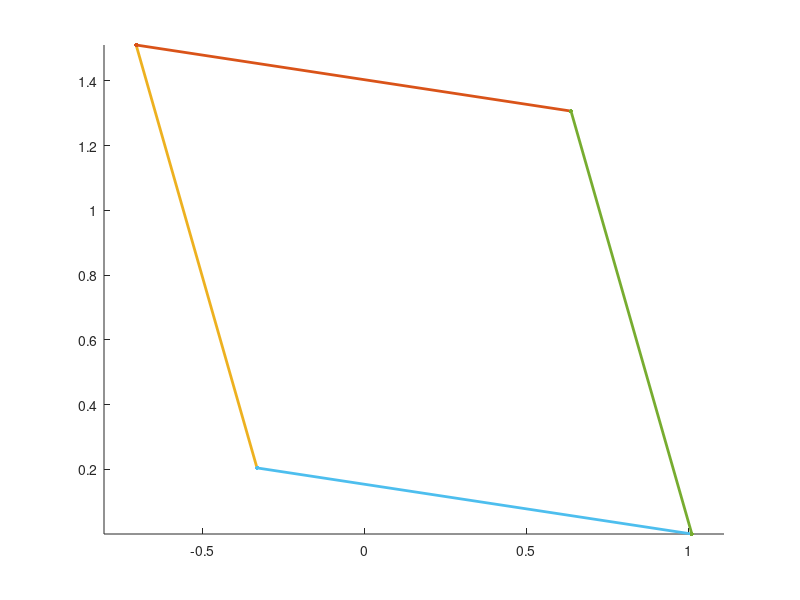

This figure's MATLAB source:
function res = test10()
res = 0
figure; hold on; axis equal;
plot([-0.33201 -0.33201],[0.204704 0.204704], 'LineWidth', 2, 'Marker', '.', 'MarkerSize', 10)
plot([-0.70524 -0.70524],[1.51056 1.51056], 'LineWidth', 2, 'Marker', '.', 'MarkerSize', 10)
plot([-0.33201 -0.70524],[0.204704 1.51056], 'LineWidth', 2, 'Marker', '.', 'MarkerSize', 10)
plot([-0.332 -0.332],[0.204707 0.204707], 'LineWidth', 2, 'Marker', '.', 'MarkerSize', 10)
plot([1.01073 1.01073],[0.000656179 0.000656179], 'LineWidth', 2, 'Marker', '.', 'MarkerSize', 10)
plot([-0.332 1.01073],[0.204707 0.000656179], 'LineWidth', 2, 'Marker', '.', 'MarkerSize', 10)
plot([-0.705241 -0.705241],[1.51057 1.51057], 'LineWidth', 2, 'Marker', '.', 'MarkerSize', 10)
plot([0.637486 0.637486],[1.30651 1.30651], 'LineWidth', 2, 'Marker', '.', 'MarkerSize', 10)
plot([-0.705241 0.637486],[1.51057 1.30651], 'LineWidth', 2, 'Marker', '.', 'MarkerSize', 10)
plot([1.01073 1.01073],[0.000665872 0.000665872], 'LineWidth', 2, 'Marker', '.', 'MarkerSize', 10)
plot([0.637482 0.637482],[1.30652 1.30652], 'LineWidth', 2, 'Marker', '.', 'MarkerSize', 10)
plot([1.01073 0.637482],[0.000665872 1.30652], 'LineWidth', 2, 'Marker', '.', 'MarkerSize', 10)
